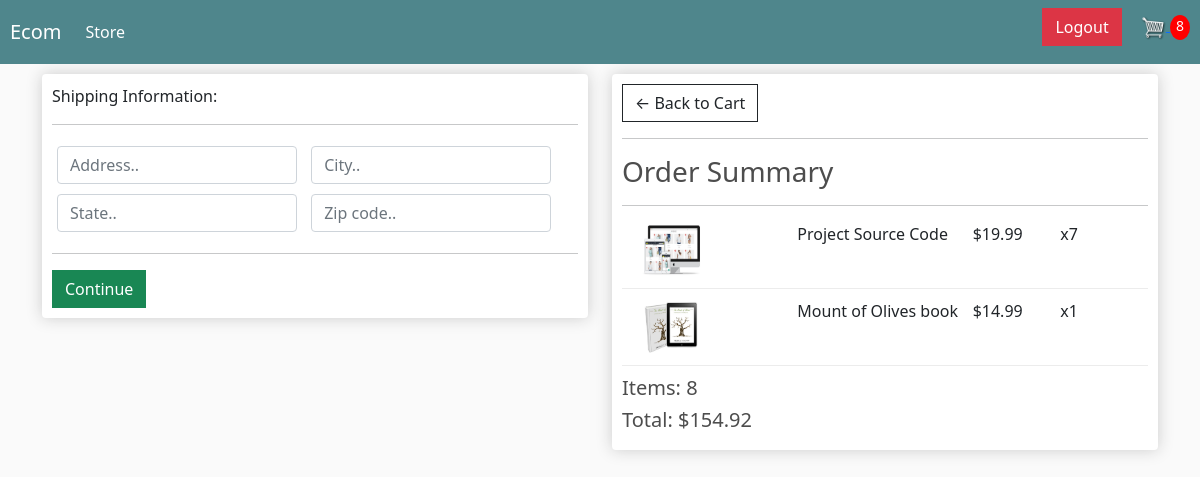
Screenshot of /checkout/ (signed in) with the database file from the repository.
### store/models.py (models this page shows, shortened)
class OrderItem(models.Model):
    product = models.ForeignKey(Product, on_delete=models.SET_NULL, blank=True, null=True)
    order = models.ForeignKey(Order, on_delete=models.SET_NULL,blank=True, null=True)
    quantity = models.IntegerField(default=0, null=True, blank=True)
    date_added = models.DateTimeField(auto_now_add=True)
    @property
    def get_total(self):
        total = self.quantity * self.product.price
        return total

class Product(models.Model):
    name = models.CharField(max_length=200, null=True)
    price = models.FloatField()
    digital = models.BooleanField(default=False, null=True, blank=False)
    image = models.ImageField(null=True, blank=True)
    @property
    def imageURL(self):
        try:
            url = self.image.url
        except:
            url = ''
        return url

class Order(models.Model):
    customer = models.ForeignKey(Customer, on_delete=models.SET_NULL, null=True, blank=True)
    date_ordered = models.DateTimeField(auto_now_add=True)
    complete = models.BooleanField(default=False, null=True, blank=False)
    transaction_id = models.CharField(max_length=100, null=True)
    @property
    def shipping(self):
        shipping = False
        orderitems = self.orderitem_set.all()
        for item in orderitems:
            if item.product.digital == False:
                shipping = True
        return shipping
    @property
    def get_cart_total(self):
        orderitems = self.orderitem_set.all()
        total = sum([item.get_total for item in orderitems])
        return total
    @property
    def get_cart_items(self):
        orderitems = self.orderitem_set.all()
        total = sum([item.quantity for item in orderitems])
        return total

### store/views.py (the view)
# urls.py: path('checkout/', views.checkout, name='checkout'),
@login_required
def checkout(request):
    data = cartData(request)
    cartItems = data['cartItems']
    order = data['order']
    items = data['items']
    context = {
        'items': items,
        'order': order,
        'cartItems': cartItems
    }
    return render(request, 'store/checkout.html', context)

### store/utils.py (called while the page is built)
def cartData(request):
    if request.user.is_authenticated:
        customer = request.user.customer
        order, created = Order.objects.get_or_create(customer=customer, complete=False)
        items = order.orderitem_set.all()
        cartItems = order.get_cart_items
    else:
        cookieData = cookieCart(request)
        cartItems = cookieData['cartItems']
        order = cookieData['order']
        items = cookieData['items']
    return {'cartItems': cartItems, 'order': order, 'items': items}

### store/templates/store/checkout.html (shortened to what this page needs)
{% extends 'store/main.html' %}
{% load static %}
{% block content %}
<div class="row">
	<div class="col-lg-6">
		<div class="box-element" id="form-wrapper">
            <form id="form">
                <div id="shipping-info">
                    <p>Shipping Information:</p>
                    <hr>
                    <div class="form-field">
                        <input class="form-control" type="text" name="address" placeholder="Address..">
                    </div>
                    <div class="form-field">
                        <input class="form-control" type="text" name="city" placeholder="City..">
                    </div>
                    <div class="form-field">
                        <input class="form-control" type="text" name="state" placeholder="State..">
                    </div>
                    <div class="form-field">
                        <input class="form-control" type="text" name="zipcode" placeholder="Zip code..">
                    </div>
                </div>
                <hr>
                <input id="form-button" class="btn btn-success btn-block" type="submit" value="Continue">
            </form>
		</div>
        <br>
	</div>
	<div class="col-lg-6">
        <div class="box-element">
            <a  class="btn btn-outline-dark" href="{% url 'cart' %}">&#x2190; Back to Cart</a>
            <hr>
            <h3>Order Summary</h3>
            <hr>
            {% for item in items %}
                <div class="cart-row">
                    <div style="flex:2"><img class="row-image" src="{{ item.product.imageURL }}"></div>
                    <div style="flex:2"><p>{{ item.product.name }}</p></div>
                    <div style="flex:1"><p>${{ item.product.price|floatformat:2 }}</p></div>
                    <div style="flex:1"><p>x{{ item.quantity }}</p></div>
                </div>
            {% endfor %}
            <h5>Items:   {{ order.get_cart_items }}</h5>
            <h5>Total:   ${{ order.get_cart_total|floatformat:2 }}</h5>
        </div>
	</div>
</div>
{% endblock content %}

### static/css/main.css (style rules this page uses)
body { background-color: hsl(0, 0%, 98%); }
h1, h2, h3, h4, h5, h6 { color: hsl(0, 0%, 30%); }
.box-element { box-shadow: hsl(0, 0%, 80%) 0 0 16px; background-color: #fff; border-radius: 4px; padding: 10px; }
.col-lg-4, .col-lg-6, .col-lg-8, .col-lg-12 { margin-top: 10px; }
.btn { border-radius: 0; }
.row-image { width: 100px; }
.form-field { width: 250px; display: inline-block; padding: 5px; }
.cart-row { display: flex; align-items: flex-stretch; padding-bottom: 10px; margin-bottom: 10px; border-bottom: 1px solid #ececec; }

### rows the page displays
OrderItem: product.imageURL (picture), product.name "Project Source Code", product.price "19.99", quantity "7"
OrderItem: product.imageURL (picture), product.name "Mount of Olives book", product.price "14.99", quantity "1"
Order: get_cart_items "8", get_cart_total "154.92"

### other values shown
{{ cartItems }} "8"
